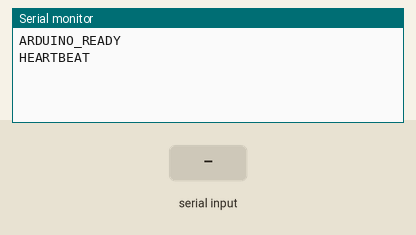
The sketch below on a simulated Arduino Uno, built with avr-gcc and run on an emulated ATmega328P. Shown: the last lines printed to the serial monitor. The test bench sets the inputs (shaded band).

Above: at 1.2 s.
1.3 s: "PING\n" received over Serial
At 1.9 s:
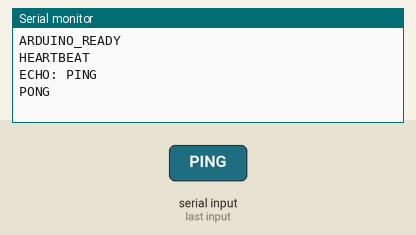
2.8 s: "1\n" received over Serial
At 2.96 s:
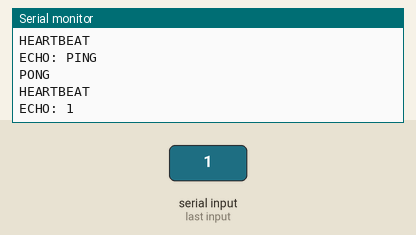

Measured:
- after the input at 1.3 s, the serial monitor: prints a new line at once (image 1)
- after the input at 2.8 s, the serial monitor: prints a new line at once (image 2)

The sketch:

echo_test.ino
```cpp
// Arduino UNO (CH340): talks over USB Serial at 115200
// - Echoes any line it receives
// - Sends a heartbeat every 1s

unsigned long lastBeat = 0;

void setup() {
  Serial.begin(115200);
  while (!Serial) { /* no-op for UNO but ok */ }

  Serial.println("ARDUINO_READY");
}

void loop() {
  // Read a line from Jetson and echo back
  if (Serial.available() > 0) {
    String line = Serial.readStringUntil('\n');
    line.trim();

    if (line.length() > 0) {
      Serial.print("ECHO: ");
      Serial.println(line);

      if (line == "PING") {
        Serial.println("PONG");
      }
    }
  }

  // Periodic heartbeat
  if (millis() - lastBeat >= 1000) {
    lastBeat = millis();
    Serial.println("HEARTBEAT");
  }
}
```
